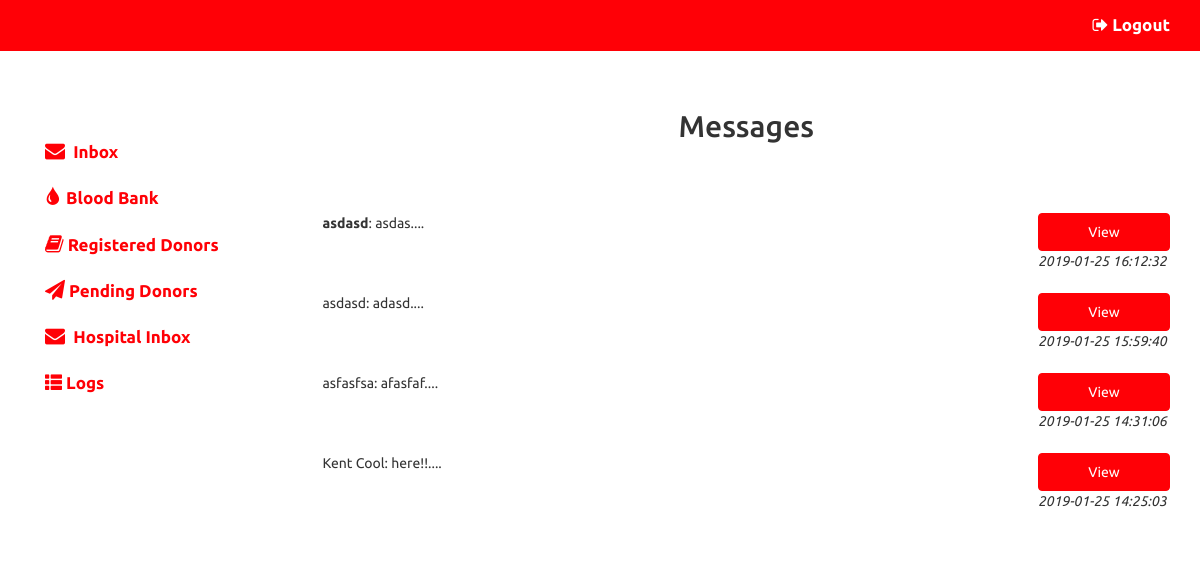
The app's page /admin_inbox.php with its own data.
### tables this page shows
CREATE TABLE `messages` (
  `ID` int(11) NOT NULL,
  `NAME` varchar(150) NOT NULL,
  `CONTACT` text NOT NULL,
  `EMAIL` varchar(200) NOT NULL,
  `MESSAGE` text NOT NULL,
  `STATUS` text NOT NULL,
  `LOGS` datetime NOT NULL
);

### admin_inbox.php (the view, shortened to what this page needs)
<?php
include("config.php");
?>
<html>
	<head>
			<?php include("admin_head.php");?>
	</head>
	<body>
<?php include("admin_topnav.php"); ?>
<div class="container"  style='margin-top:40px;'>
	<div class="row">
		<div class="col-sm-3">
			<?php include("admin_side_nav.php");?>
		</div>
		<div class="col-sm-9" >
			<center><h2> Messages </h2></center>
			<br>
			<br>
			<br>
<?php
$sql="SELECT * FROM messages ORDER BY ID DESC";
$result=$con->query($sql);
if($result->num_rows>0)
{
	echo '<ul class="list-group">';
		while($row=$result->fetch_assoc())
		{
			if($row['STATUS']=='1')
			{
				echo '<span>
							<b>	'.$row["NAME"].'</b>: '.substr($row["MESSAGE"],0,50).'....
						</span>
						<span   class="pull-right">
							<a href="view_mess.php?id='.$row['ID'].'" class="btn btn-primary btn-block">View</a>
							<i>'.$row['LOGS'].'</i>&nbsp;
						</span>
						<br><br>
						<br>
					</li>';
			}
			else
			{
				echo '	<span>
</i> '.$row["NAME"].'</b>: '.substr($row["MESSAGE"],0,50).'....
						</span>
						<span   class="pull-right">
							<a href="view_mess.php?id='.$row['ID'].'" class="btn btn-primary btn-block">View</a>
							<i>'.$row['LOGS'].'</i>&nbsp;
						</span>
						<br><br>
						<br>
				</li>';
			}
			echo"<br>";
		}
	echo'</ul>';
}
else
{
	echo "<div class='alert alert-info mess'>No More Messages</div>";
}
					?>
		</div>
	</div>
</div>
	</body>
</html>

### css/modern-business.css (style rules this page uses)
html, body { height: 100%; }
body { padding-top: 50px; }
.navbar-default,.panel-heading,.btn-primary { background-color:#ff0006 !important; border-color:#ff0006 !important; }

### records on screen
messages: NAME "asdasd", MESSAGE "asdas", LOGS "2019-01-25 16:12:32"
messages: NAME "asdasd", MESSAGE "adasd", LOGS "2019-01-25 15:59:40"
messages: NAME "asfasfsa", MESSAGE "afasfaf", LOGS "2019-01-25 14:31:06"
messages: NAME "Kent Cool", MESSAGE "here!!", LOGS "2019-01-25 14:25:03"
